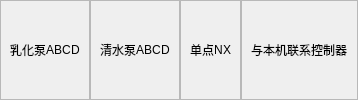
      <widget class="QFrame" name="pump">
       <layout class="QHBoxLayout" name="horizontalLayout_3" stretch="2,2,1,3">
        <property name="spacing">
         <number>0</number>
        </property>
        <property name="leftMargin">
         <number>0</number>
        </property>
        <property name="topMargin">
         <number>0</number>
        </property>
        <property name="rightMargin">
         <number>0</number>
        </property>
        <property name="bottomMargin">
         <number>0</number>
        </property>
        <item>
         <widget class="QFrame" name="pump_1">
          <property name="frameShape">
           <enum>QFrame::StyledPanel</enum>
          </property>
          <property name="frameShadow">
           <enum>QFrame::Raised</enum>
          </property>
          <layout class="QHBoxLayout" name="horizontalLayout_4" stretch="1,1,1,1,1">
           <property name="spacing">
            <number>0</number>
           </property>
           <property name="topMargin">
            <number>0</number>
           </property>
           <property name="bottomMargin">
            <number>0</number>
           </property>
           <item>
            <widget class="QLabel" name="pump_1_1">
             <property name="text">
              <string>乳化泵</string>
             </property>
            </widget>
           </item>
           <item>
            <widget class="QLabel" name="pump_1_A">
             <property name="text">
              <string>A</string>
             </property>
            </widget>
           </item>
           <item>
            <widget class="QLabel" name="pump_1_B">
             <property name="text">
              <string>B</string>
             </property>
            </widget>
           </item>
           <item>
            <widget class="QLabel" name="pump_1_C">
             <property name="text">
              <string>C</string>
             </property>
            </widget>
           </item>
           <item>
            <widget class="QLabel" name="pump_1_D">
             <property name="text">
              <string>D</string>
             </property>
            </widget>
           </item>
          </layout>
         </widget>
        </item>
        <item>
         <widget class="QFrame" name="pump_2">
          <property name="frameShape">
           <enum>QFrame::StyledPanel</enum>
          </property>
          <property name="frameShadow">
           <enum>QFrame::Raised</enum>
          </property>
          <layout class="QHBoxLayout" name="horizontalLayout_5">
           <property name="spacing">
            <number>0</number>
           </property>
           <property name="topMargin">
            <number>0</number>
           </property>
           <property name="bottomMargin">
            <number>0</number>
           </property>
           <item>
            <widget class="QLabel" name="pump_2_1">
             <property name="text">
              <string>清水泵</string>
             </property>
            </widget>
           </item>
           <item>
            <widget class="QLabel" name="pump_2_A">
             <property name="text">
              <string>A</string>
             </property>
            </widget>
           </item>
           <item>
            <widget class="QLabel" name="pump_2_B">
             <property name="text">
              <string>B</string>
             </property>
            </widget>
           </item>
           <item>
            <widget class="QLabel" name="pump_2_C">
             <property name="text">
              <string>C</string>
             </property>
            </widget>
           </item>
           <item>
            <widget class="QLabel" name="pump_2_D">
             <property name="text">
              <string>D</string>
             </property>
            </widget>
           </item>
          </layout>
         </widget>
        </item>
        <item>
         <widget class="QFrame" name="pump_3">
          <property name="frameShape">
           <enum>QFrame::StyledPanel</enum>
          </property>
          <property name="frameShadow">
           <enum>QFrame::Raised</enum>
          </property>
          <layout class="QHBoxLayout" name="horizontalLayout_8">
           <property name="spacing">
            <number>0</number>
           </property>
           <property name="topMargin">
            <number>0</number>
           </property>
           <property name="bottomMargin">
            <number>0</number>
           </property>
           <item>
            <widget class="QLabel" name="pump_3_1">
             <property name="text">
              <string>单点</string>
             </property>
            </widget>
           </item>
           <item>
            <widget class="QLabel" name="pump_3_2">
             <property name="text">
              <string>N</string>
             </property>
            </widget>
           </item>
           <item>
            <widget class="QLabel" name="pump_3_3">
             <property name="text">
              <string>X</string>
             </property>
            </widget>
           </item>
          </layout>
         </widget>
        </item>
        <item>
         <widget class="QFrame" name="pump_4">
          <property name="frameShape">
           <enum>QFrame::StyledPanel</enum>
          </property>
          <property name="frameShadow">
           <enum>QFrame::Raised</enum>
          </property>
          <layout class="QHBoxLayout" name="horizontalLayout_9">
           <property name="spacing">
            <number>0</number>
           </property>
           <property name="topMargin">
            <number>0</number>
           </property>
           <property name="bottomMargin">
            <number>0</number>
           </property>
           <item>
            <widget class="QLabel" name="pump_4_1">
             <property name="text">
              <string>与本机联系控制器</string>
             </property>
            </widget>
           </item>
          </layout>
         </widget>
        </item>
       </layout>
      </widget>
